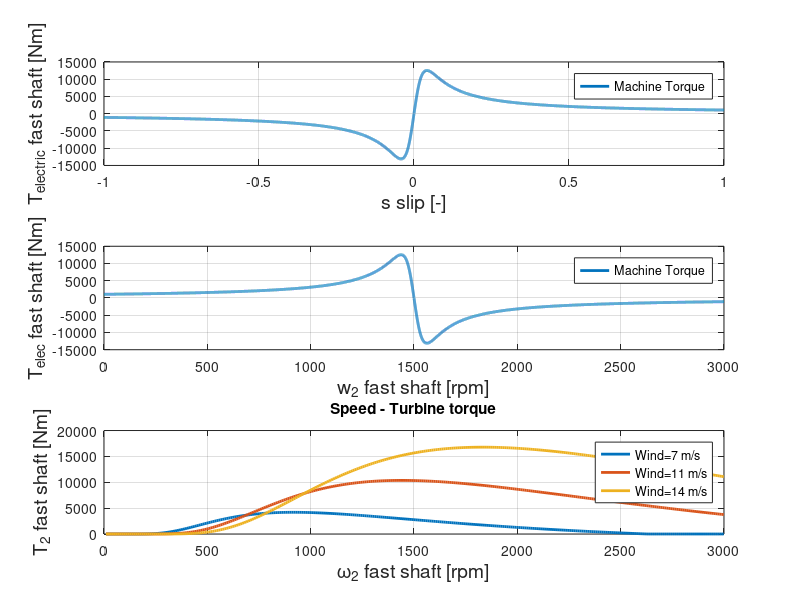
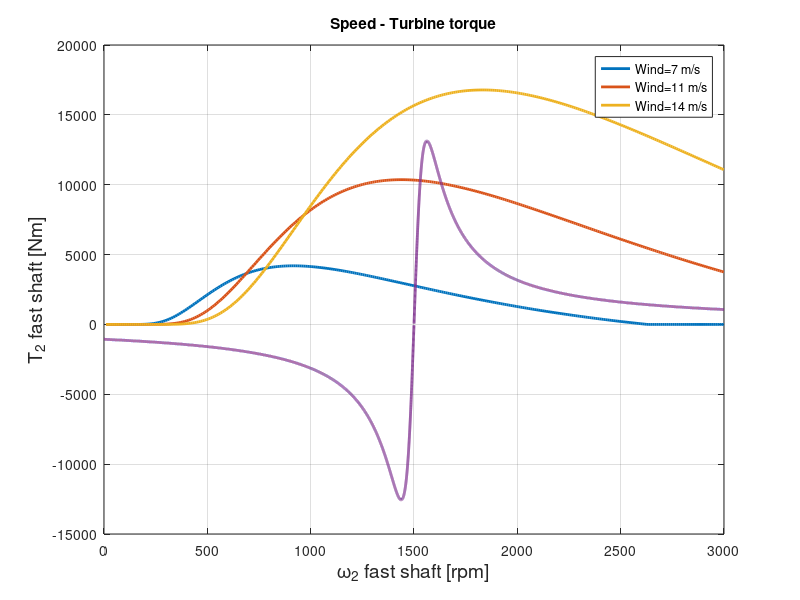

The MATLAB script that drew these images, in order:
clear all; close all; clc;
%% Machine parameters
Vnom=960;                   % Nominal voltage
Rs=0.005;                   % Stator resistance
Xs=2*pi*50*4e-4;            % Leakage stator inductance (impedance)
Rr=0.009;                   % Rotor resistance
Xr=2*pi*50*3E-4 ;           % Leakage rotor inductance (impedance)
Xm=2*pi*50*15E-3;           % Magnetizing branch inductance(impedance)
Rm=140;                     % Magnetizing branch resistance
V=Vnom/sqrt(3);             % Nominal voltage
pols=2;                     % Pole pairs
ws=2*pi*50/pols;            % Synchronous speed

%% Equivalent scheme
%         Xs      Rs              Xr     Rr/s
% ------|||||--/\/\/\-----------|||||--/\/\/\----.
% +         --->         |  |       --->          |
%            Is          X  /        Ir           |
% V                   Xm X  \                     |
%                        X  / Rm                  |
% -                      |  \                     |
% ------------------------------------------------·
s=-1:.0001:1;                                       %create slip axis swipe
Zm=(Rm*1j*Xm)/(Rm+1j*Xm);                           %magnetizing branch equivalent impedance
paralel=(((Rr./s+1j*Xr)*Zm)./((Rr./s+Xr*1j)+Zm));   %rotor + magnetizing branch equivalent impedance
imp=paralel+Rs+Xs*1j;                               %stator+rotor+magn branch equivalent impedance

Is=V./imp;                                          %stator current
Vr=Is.*paralel;                                     %middle voltage
Ir=Vr./(Rr./s+1j*Xr);                               %rotor current

Telec1=3*abs(Ir.^2)*Rr./(s*ws);                     %Electrical Torque=Power/(s)ws


subplot(3,1,1);
plot(s,Telec1,'LineWidth',2);grid on;
xlabel('s slip [-]','FontSize',14);
ylabel('T_{electric} fast shaft [Nm]','FontSize',14);
legend('Machine Torque')


subplot(3,1,2);
plot((1-s)*ws*30/pi,Telec1,'LineWidth',2);grid on;
xlabel('w_2 fast shaft [rpm]','FontSize',14);
ylabel('T_{elec} fast shaft [Nm]','FontSize',14);
legend('Machine Torque')

%% Turbine parameters
% Cp values [Cp values from the rable]

c1=0.44;
c2=125;
c3=0;c4=0;c5=0;
c6=6.94;
c7=16.5;
c8=0;
c9=-0.002;

% WT parameters
R_turbina=76/2;               % WT radius
A=pi*R_turbina^2;           % Area
rho=1.225;                  % Air density
angle_pitch=0;              % Pitch angle
n_multiplicador = 80;       % Transmission ratio (gearbox)

%% Curve [Speed - turbine torque]
% Calculation for different shaft speed and for different wind speeds

w2=0:1:314;                     % Vector of machine speeds

vw_array=[7,11,14];

for ii=1:1:3                                                                            % Creation of the 'for' loop. It will execute it 6 times, as defined (1:1:6)
    vw=vw_array(ii);                                                                          % Wind speed (for simplicity, we calculate it based on the iteration number)
    clear tsr;                                                                          % Clear the tip speed ratio for the calculation of the current iteration
    tsr= w2*R_turbina/(n_multiplicador*vw);                                             % Calculation of the TSR for the current wind speeds [vw] and the linear blade speed [w2*R_turbina/(n_multiplicador)]
    k1=(tsr+c8*angle_pitch).^(-1)-c9/(1+angle_pitch^3);                                 % aux variable for the cp calculation
    cp=max(0,c1*(c2*k1-c3*angle_pitch-c4*angle_pitch^c5-c6).*exp(-c7*k1));              % Calculation of the Cp constant for the current iteration
    T_turbina(ii,:) = (1/n_multiplicador)*0.5*rho*A*cp*vw^3.*(w2/n_multiplicador).^-1;  % Turbine torque (fast shaft)
    txt{ii}=['Wind=' num2str(vw) ' m/s'];                                               % Creation of a 'txt' vector for the legend
end

%Grafic [Velocitat eix - Parell turbina]
subplot(3,1,3);
plot(w2*30/pi,T_turbina,'LineWidth',2);grid on; % plots the turbine to the speed of the machine
xlabel('\omega_2 fast shaft [rpm]','FontSize',14); % x axis label
ylabel('T_2 fast shaft [Nm]','FontSize',14); % y axis label
legend(txt); % legend
title('Speed - Turbine torque') % title


%% Graphic code
figure();
plot(w2*30/pi,T_turbina,'LineWidth',2);grid on;
hold on
plot((1-s)*ws*30/pi,-Telec1,'LineWidth',2);grid on;
xlabel('\omega_2 fast shaft [rpm]','FontSize',14);
ylabel('T_2 fast shaft [Nm]','FontSize',14);
legend(txt); 
title('Speed - Turbine torque') % title